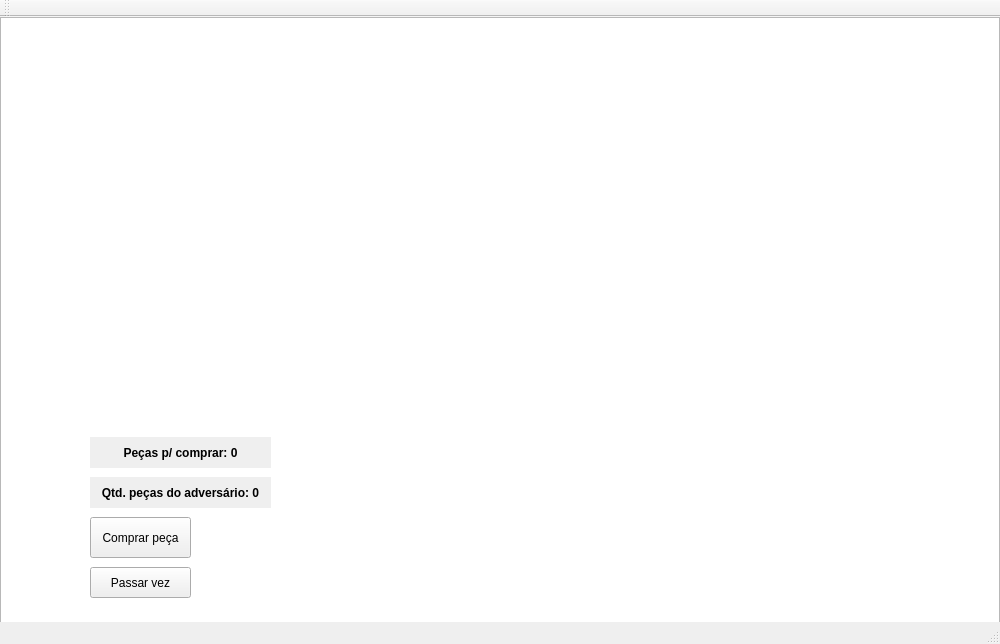
<?xml version="1.0" encoding="UTF-8"?>
<ui version="4.0">
 <class>Game</class>
 <widget class="QMainWindow" name="Game">
  <property name="geometry">
   <rect>
    <x>0</x>
    <y>0</y>
    <width>1000</width>
    <height>644</height>
   </rect>
  </property>
  <property name="minimumSize">
   <size>
    <width>1000</width>
    <height>500</height>
   </size>
  </property>
  <property name="windowTitle">
   <string>MainWindow</string>
  </property>
  <widget class="QWidget" name="centralWidget">
   <property name="minimumSize">
    <size>
     <width>1000</width>
     <height>600</height>
    </size>
   </property>
   <widget class="QGraphicsView" name="graphicsView">
    <property name="geometry">
     <rect>
      <x>0</x>
      <y>0</y>
      <width>1000</width>
      <height>800</height>
     </rect>
    </property>
    <property name="minimumSize">
     <size>
      <width>1000</width>
      <height>600</height>
     </size>
    </property>
   </widget>
   <widget class="QPushButton" name="passarVez">
    <property name="geometry">
     <rect>
      <x>90</x>
      <y>550</y>
      <width>101</width>
      <height>31</height>
     </rect>
    </property>
    <property name="text">
     <string>Passar vez</string>
    </property>
   </widget>
   <widget class="QPushButton" name="comprarPeca">
    <property name="geometry">
     <rect>
      <x>90</x>
      <y>500</y>
      <width>101</width>
      <height>41</height>
     </rect>
    </property>
    <property name="text">
     <string>Comprar peça</string>
    </property>
   </widget>
   <widget class="QLabel" name="label">
    <property name="enabled">
     <bool>true</bool>
    </property>
    <property name="geometry">
     <rect>
      <x>90</x>
      <y>420</y>
      <width>181</width>
      <height>31</height>
     </rect>
    </property>
    <property name="font">
     <font>
      <weight>75</weight>
      <bold>true</bold>
     </font>
    </property>
    <property name="autoFillBackground">
     <bool>true</bool>
    </property>
    <property name="styleSheet">
     <string notr="true"/>
    </property>
    <property name="text">
     <string>Peças p/ comprar: 0</string>
    </property>
    <property name="alignment">
     <set>Qt::AlignCenter</set>
    </property>
   </widget>
   <widget class="QLabel" name="label_adv">
    <property name="enabled">
     <bool>true</bool>
    </property>
    <property name="geometry">
     <rect>
      <x>90</x>
      <y>460</y>
      <width>181</width>
      <height>31</height>
     </rect>
    </property>
    <property name="font">
     <font>
      <weight>75</weight>
      <bold>true</bold>
     </font>
    </property>
    <property name="autoFillBackground">
     <bool>true</bool>
    </property>
    <property name="styleSheet">
     <string notr="true"/>
    </property>
    <property name="text">
     <string>Qtd. peças do adversário: 0</string>
    </property>
    <property name="alignment">
     <set>Qt::AlignCenter</set>
    </property>
   </widget>
  </widget>
  <widget class="QMenuBar" name="menuBar">
   <property name="geometry">
    <rect>
     <x>0</x>
     <y>0</y>
     <width>1000</width>
     <height>18</height>
    </rect>
   </property>
   <property name="minimumSize">
    <size>
     <width>0</width>
     <height>0</height>
    </size>
   </property>
  </widget>
  <widget class="QToolBar" name="mainToolBar">
   <attribute name="toolBarArea">
    <enum>TopToolBarArea</enum>
   </attribute>
   <attribute name="toolBarBreak">
    <bool>false</bool>
   </attribute>
  </widget>
  <widget class="QStatusBar" name="statusBar"/>
 </widget>
 <layoutdefault spacing="6" margin="11"/>
 <resources/>
 <connections/>
</ui>
